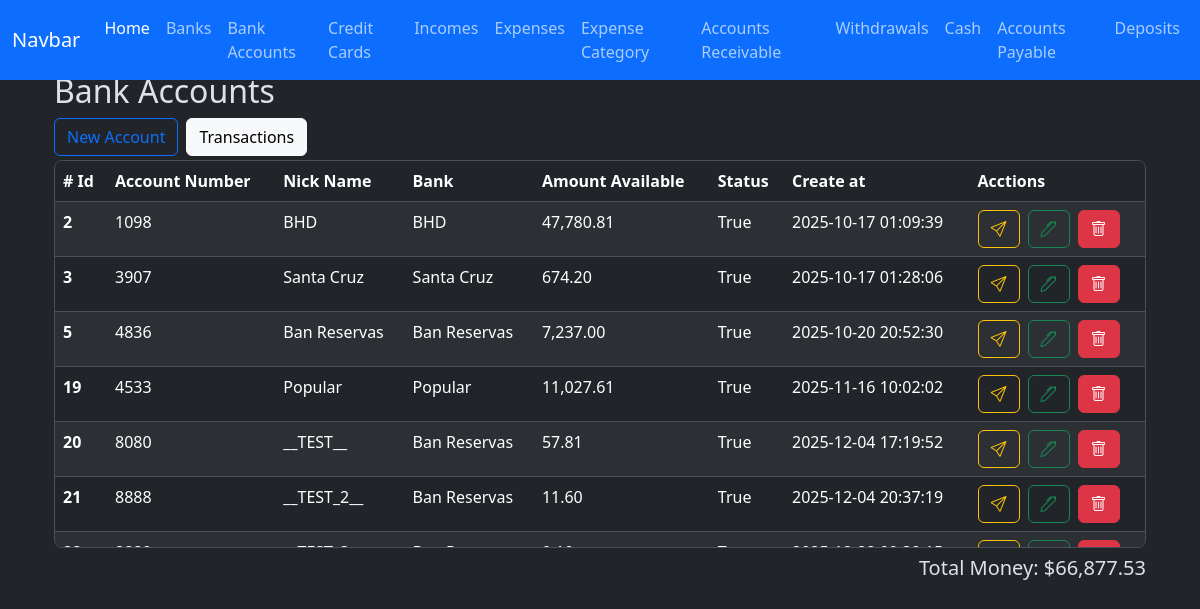
Page /bank_accounts/index on the earlier database version.
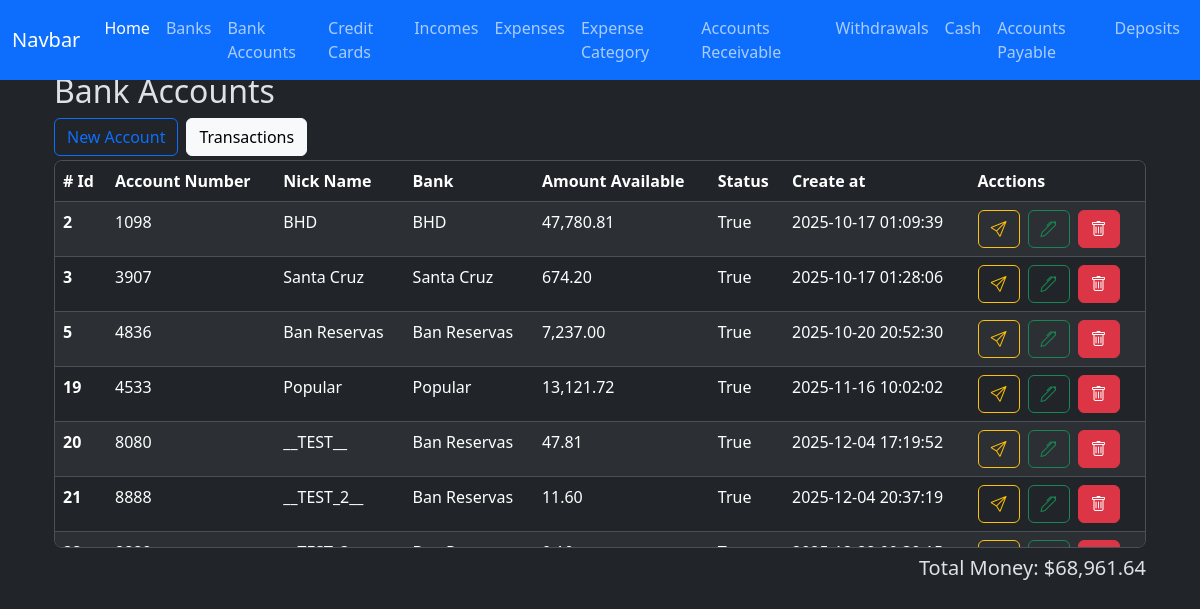
Same page on the later database version.
### app/models/bank_account.py (models this page shows)
class BankAccount(db.Model):
    __tablename__ = 'bank_accounts'
    id = db.Column(db.Integer, primary_key=True)
    nick_name = db.Column(db.String(120))
    amount_available = db.Column(db.Numeric(10, 2), nullable=False)
    is_active = db.Column(db.Boolean, default=True)
    account_number = db.Column(db.Integer, nullable=True)
    bank_id = db.Column(db.Integer, db.ForeignKey('banks.id'))
    created_at = db.Column(
        db.DateTime(timezone=True),
        default=utcnow, #internally sqlalchemy will exectute the function so dont add the parentheses otherwise it'll break down when creating the record in the db
        nullable=False
    )
    updated_at = db.Column(
        db.DateTime(timezone=True),
        onupdate=utcnow, #internally sqlalchemy will exectute the function so dont add the parentheses otherwise it'll break down when creating the record in the db
    )
    bank = relationship('Bank', back_populates='bank_accounts')
    expenses = relationship('Expense', back_populates='bank_account', order_by='desc(Expense.created_at)')
    incomes = relationship('Income', back_populates='bank_account', order_by='desc(Income.created_at)')
    credit_card_payments = relationship('CreditCardPayment', back_populates='bank_account', order_by='desc(CreditCardPayment.created_at)')
    withdrawals = relationship('Withdrawal', back_populates='bank_account', order_by='desc(Withdrawal.created_at)')
    loans = relationship('Loan', back_populates='bank_account', order_by='desc(Loan.created_at)')
    loan_payments = relationship('LoanPayment', back_populates='bank_account', order_by='desc(LoanPayment.created_at)')
    debts = relationship('Debt', back_populates='bank_account', order_by='desc(Debt.created_at)')
    debt_payments = relationship('DebtPayment', back_populates='bank_account', order_by='desc(DebtPayment.created_at)')
    transaction_ledger = relationship('BankAccountTransactionsLedger', back_populates='bank_account')
    deposits = relationship('Deposit', back_populates='bank_account', order_by='desc(Deposit.created_at)')
    outgoing_transfers = relationship('BankTransfer', foreign_keys='BankTransfer.from_bank_account_id', back_populates='from_bank_account', order_by='desc(BankTransfer.created_at)')
    incoming_transfers = relationship('BankTransfer', foreign_keys='BankTransfer.to_bank_account_id', back_populates='to_bank_account', order_by='desc(BankTransfer.created_at)')

### app/models/bank.py (models this page shows)
class Bank(db.Model):
    __tablename__ = 'banks'
    id = db.Column(db.Integer, primary_key=True)
    name = db.Column(db.String(100), nullable=False)
    created_at = db.Column(
        db.DateTime(timezone=True),
        default=utcnow, #internally sqlalchemy will exectute the function so dont add the parentheses otherwise it'll break down when creating the record in the db
        nullable=False
    )
    updated_at = db.Column(
        db.DateTime(timezone=True),
        onupdate=utcnow, #internally sqlalchemy will exectute the function so dont add the parentheses otherwise it'll break down when creating the record in the db
    )
    bank_accounts = relationship('BankAccount', back_populates='bank')
    credit_cards = relationship('CreditCard', back_populates='bank')

### app/routes/bank_account_routes.py (the view)
@bank_account_bp.route('/index', methods=['GET'])
def index():
    banks = Bank.query.all()
    bank_accounts = BankAccount.query.all()
    total_money = Decimal()
    years = get_years()
    for account in bank_accounts:
        total_money += account.amount_available
    total_money_formatted = f'{total_money:,.2f}'
    context = {
        'banks': banks,
        'bank_accounts': bank_accounts,
        'total_money': total_money_formatted,
        'len': len,
        'total_amount': total_amount,
        'years': years,
        'format_amount': format_amount,
    }
    return render_template('bank_accounts/index.html', **context)

### app/utils/date_handling.py (called while the page is built)
def get_years(starting_year=2020) -> list:
    current_year = int(datetime.now().year)
    years = []
    for i in range(0, ((current_year - starting_year) + 1)):
        years.append(starting_year + i)
    years.reverse()
    return years

### app/utils/numeric_casting.py (called while the page is built)
def format_amount(value):
    try:
        return f'{value:,.2f}';
    except Exception as e:
        return None

### app/templates/bank_accounts/index.html (shortened to what this page needs)
{% extends 'layout.html' %}
{% block content %}
    <h2>Bank Accounts</h2>
    <div class="d-flex gap-2">
        <div class="">
            <button
                type="button"
                class="btn btn-outline-primary"
                data-bs-toggle="modal"
                data-bs-target="#create-bank-account"
            > New Account
            </button>
        </div>
        <div class="">
            <a
                href="{{ url_for('bank_transaction_ledger.index' ) }}"
                class="btn btn-light"
            > Transactions
            </a>
        </div>
    </div>
    <div class="table-responsive overflow-y-auto border rounded-3 mt-1" style="max-height: 388px;">
        <table class="table table-striped  table-hover">
            <thead class="sticky-top">
                <tr>
                    <th scope="col"># Id</th>
                    <th scope="col">Account Number</th>
                    <th scope="col">Nick Name</th>
                    <th scope="col">Bank</th>
                    <th scope="col">Amount Available</th>
                    <th scope="col">Status</th>
                    <th scope="col">Create at</th>
                    <th scope="col">Acctions</th>
                </tr>
            </thead>
            <tbody>
                {% for bank_account in bank_accounts %}
                <tr class="bank-row" data-bank-account-id = "{{ bank_account.id }}">
                    <th scope="row">{{ bank_account.id }}</th>
                    <td>{{ bank_account.account_number }}</td>
                    <td>{{ bank_account.nick_name }}</td>
                    <td>{{ bank_account.bank.name }}</td>
                    <td>{{ format_amount(bank_account.amount_available) }}</td>
                    <td>{{ bank_account.is_active }}</td>
                    <td>{{ bank_account.created_at }}</td>
                    <td>
                        <div class="d-flex gap-2">
                            <button
                                type="button"
                                class="btn btn-outline-warning"
                                data-bs-toggle="modal"
                                data-bs-target="#create-bank-transfer"
                                data-from-bank-account-id="{{ bank_account.id }}"
                                data-nick-name="{{ bank_account.nick_name }}"
                            >
                                <i class="bi bi-send"></i>
                            </button>
                            <button
                                type="button"
                                class="btn btn-outline-success"
                                data-bs-toggle="modal"
                                data-bs-target="#edit-bank-account"
                                data-bank-account-id="{{ bank_account.id }}"
                                data-account-number="{{ bank_account.account_number }}"
                                data-nick-name="{{ bank_account.nick_name }}"
                                data-amount-available="{{ bank_account.amount_available }}"
                                data-bank-id="{{ bank_account.bank.id }}"
                            >
                                <i class="bi bi-pen"></i>
                            </button>
                            <a href="{{ url_for('bank_account.delete', id=bank_account.id) }}" class="btn btn-danger"><i class="bi bi-trash"></i></a>
                        </div>
                    </td>
                </tr>
                {% endfor %}
            </tbody>
        </table>
    </div>
    <div class="col-sm d-flex flex-row-reverse mt-2">
        <h5>Total Money: ${{ total_money }}</h5>
    </div>
    <link href="https://cdn.jsdelivr.net/npm/@sweetalert2/theme-dark@5/dark.css" rel="stylesheet">
{% endblock %}

### app/templates/layout.html (shortened to what this page needs)
<!doctype html>
<html lang="en" data-bs-theme="dark">
  <head>
    <link href="https://cdn.jsdelivr.net/npm/bootstrap@5.3.8/dist/css/bootstrap.min.css" rel="stylesheet">
    <link rel="stylesheet" href="{{ url_for('static', filename='style.css') }}">
</head>
  <body>
    <nav class="navbar navbar-expand-lg bg-primary fixed-top mx-2 mx-auto">
        <div class="container-fluid">
            <a class="navbar-brand" href="#">Navbar</a>
            <div class="collapse navbar-collapse" id="navbarNav">
                <ul class="navbar-nav">
                    <li class="nav-item">
                        <a class="nav-link active" aria-current="page" href="{{ url_for('home.index' ) }}">Home</a>
                    </li>
                    <li class="nav-item">
                        <a class="nav-link" href="{{ url_for('bank.index' ) }}">Banks</a>
                    </li>
                    <li class="nav-item">
                        <a class="nav-link" href="{{ url_for('bank_account.index' ) }}">Bank Accounts</a>
                    </li>
                    <li class="nav-item">
                        <a class="nav-link" href="{{ url_for('credit_card.index' ) }}">Credit Cards</a>
                    </li>
                    <li class="nav-item">
                        <a class="nav-link" href="{{ url_for('income.index' ) }}">Incomes</a>
                    </li>
                    <li class="nav-item">
                        <a class="nav-link" href="{{ url_for('expense.index' ) }}">Expenses</a>
                    </li>
                    <li class="nav-item">
                        <a class="nav-link" href="{{ url_for('expense_category.index' ) }}">Expense Category</a>
                    </li>
                    <li class="nav-item">
                        <a class="nav-link" href="{{ url_for('accounts_receivable.index' ) }}">Accounts Receivable</a>
                    </li>
                    <li class="nav-item">
                        <a class="nav-link" href="{{ url_for('withdrawal.index' ) }}">Withdrawals</a>
                    </li>
                    <li class="nav-item">
                        <a class="nav-link" href="{{ url_for('cashledger.index' ) }}">Cash</a>
                    </li>
                    <li class="nav-item">
                        <a class="nav-link" href="{{ url_for('debt.index' ) }}">Accounts Payable</a>
                    </li>
                    <li class="nav-item">
                        <a class="nav-link" href="{{ url_for('deposit.index' ) }}">Deposits</a>
                    </li>
                </ul>
            </div>
        </div>
    </nav>
    <main class="container w-100 mt-5 p-4">
    {% block content %}
    {% endblock %}
    </main>
    <link rel="stylesheet" href="https://cdn.jsdelivr.net/npm/bootstrap-icons@1.13.1/font/bootstrap-icons.min.css">
</body>
</html>

Differences in the rows shown:
changed BankAccount "Popular": amount_available "11,027.61" → "13,121.72"
changed BankAccount "__TEST__": amount_available "57.81" → "47.81"
Other differences:
{{ total_money }}: "66,877.53" → "68,961.64"
